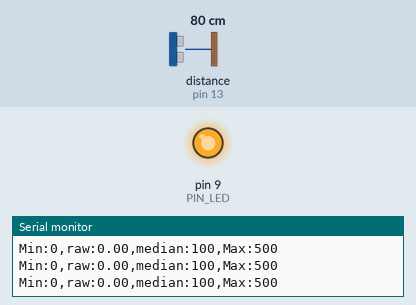
This sketch was run on a simulated Arduino Uno, built with avr-gcc and run on an emulated ATmega328P. Parts: output pins drawn as LEDs (lit = HIGH), the last lines printed to the serial monitor. Wiring (inferred from the names in the program): ultrasonic range finder: trigger pin 12; echo pin 13. The test bench sets the inputs (shaded band); at power-on: distance to the obstacle (sensor on pin 13) 80 cm. The echo pulse lasts 58.3 µs per cm; pins used as bus, display or sensor lines are not drawn.

Above: at 1.2 s.
1.3 s: distance to the obstacle (sensor on pin 13) set to 18 cm
At 2.5 s:
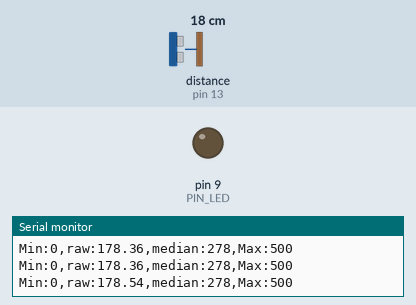
2.8 s: distance to the obstacle (sensor on pin 13) set to 2 cm
At 3.8 s:
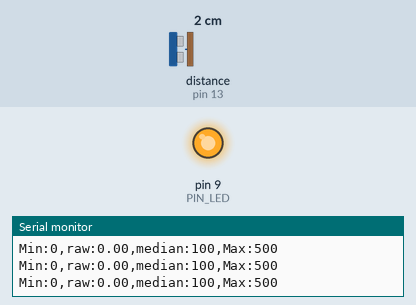
Timing chart, 0 to 5.8 s (numbered marks = the images above; inputs shaded):
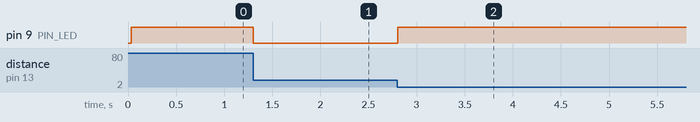

The sketch:

09_challenge_1.ino
```cpp
// Arduino pin assignment
#define PIN_LED 9
#define PIN_TRIG 12
#define PIN_ECHO 13

#define MEDIAN_N 30 // 중위수필터의 최근 N개의 샘플을 저장할 때의 N 지정 N = 3, 10, 30-

// configurable parameters
#define SND_VEL 346.0 // sound velocity at 24 celsius degree (unit: m/s)
#define INTERVAL 25 // sampling interval (unit: ms)
#define _DIST_MIN 100 // minimum distance to be measured (unit: mm)
#define _DIST_MAX 300 // maximum distance to be measured (unit: mm)

// global variables
float timeout; // unit: us
float dist_min, dist_max, dist_raw, dist_med; // unit: mm
float median;
unsigned long last_sampling_time; // unit: ms
float scale; // used for pulse duration to distance conversion
float values[MEDIAN_N];
float values_sort[MEDIAN_N];

void setup() {
// initialize GPIO pins
  pinMode(PIN_LED,OUTPUT);
  pinMode(PIN_TRIG,OUTPUT);
  digitalWrite(PIN_TRIG, LOW);
  pinMode(PIN_ECHO,INPUT);

// initialize USS related variables
  dist_min = _DIST_MIN;
  dist_max = _DIST_MAX;
  timeout = (INTERVAL / 2) * 1000.0; // precalculate pulseIn() timeout value. (unit: us)
  dist_raw = 0.0; // raw distance output from USS (unit: mm)
  scale = 0.001 * 0.5 * SND_VEL;
  median=0;

// initialize serial port
  Serial.begin(57600);

// initialize last sampling time
  last_sampling_time = 0;
}

void loop() {
// wait until next sampling time.
// millis() returns the number of milliseconds since the program started. Will overflow after 50 days.
  if(millis() < last_sampling_time + INTERVAL) return;

// get a distance reading from the USS
  dist_raw = USS_measure(PIN_TRIG,PIN_ECHO);
   median=median_filter(dist_raw);

// output the read value to the serial port
  Serial.print("Min:0,");
  Serial.print("raw:");
  Serial.print(dist_raw);
  Serial.print(",");
  Serial.print("median:");
  Serial.print(map(median,0,400,100,500));
  Serial.print(",");
  Serial.println("Max:500");


// turn on the LED if the distance is between dist_min and dist_max
  if(dist_raw < dist_min || dist_raw > dist_max) {
    analogWrite(PIN_LED, 255);
  }
  else {
    analogWrite(PIN_LED, 0);
  }

// update last sampling time
  last_sampling_time += INTERVAL;
}

// get a distance reading from USS. return value is in millimeter.
float USS_measure(int TRIG, int ECHO)
{
  float reading;
  digitalWrite(TRIG, HIGH);
  delayMicroseconds(10);
  digitalWrite(TRIG, LOW);
  reading = pulseIn(ECHO, HIGH, timeout) * scale; // unit: mm
  if(reading < dist_min || reading > dist_max) reading = 0.0; // return 0 when out of range.
  return reading;
}


int compare(const void *a, const void *b)    // 오름차순 비교 함수 구현
{
    float num1 = *(float *)a;    // void 포인터를 int 포인터로 변환한 뒤 역참조하여 값을 가져옴
    float num2 = *(float *)b;    // void 포인터를 int 포인터로 변환한 뒤 역참조하여 값을 가져옴

    if (num1 < num2)    // a가 b보다 작을 때는
        return -1;      // -1 반환

    if (num1 > num2)    // a가 b보다 클 때는
        return 1;       // 1 반환

    return 0;    // a와 b가 같을 때는 0 반환
}

float median_filter(float last_value)
{
  float median_value;
  int i;
  int mid_n;


  i=1;
  while(i<MEDIAN_N){
      values[i-1]=values[i];
      values_sort[i-1]=values[i];
      i++;
  }
  values[MEDIAN_N-1]=last_value;
  values_sort[MEDIAN_N-1]=last_value;

  qsort(values_sort,MEDIAN_N,sizeof(float),compare);


  if((MEDIAN_N %2)==0){
      mid_n=MEDIAN_N/2;
      median_value=(values_sort[mid_n-1]+values_sort[mid_n])/2;
  }
  else {
      mid_n=MEDIAN_N/2;
      median_value=values_sort[mid_n];
  }

  return median_value;
}
```

Measured:
- after the input at 1.3 s, pin 9 (PIN_LED): HIGH → LOW at once
- after the input at 2.8 s, pin 9 (PIN_LED): LOW → HIGH at once
